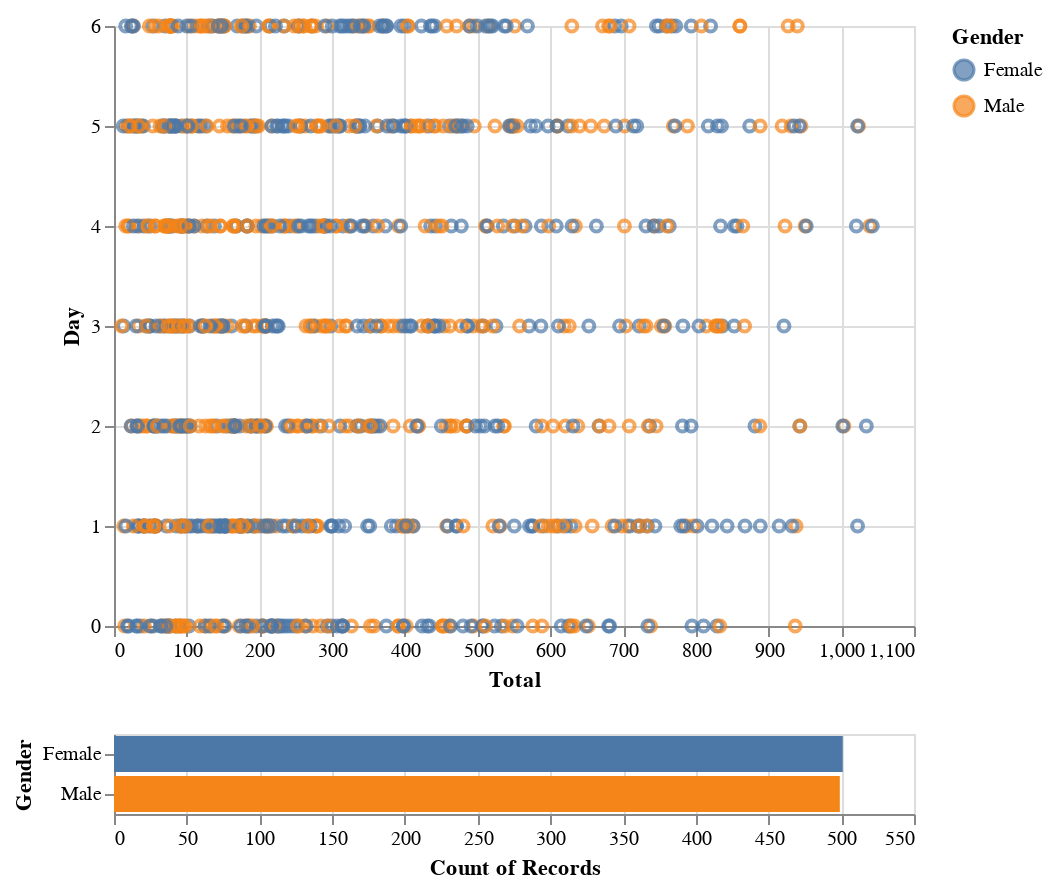

The notebook cell saved with this chart:
### Markdown cell above
### Interactive chart for Product Line Comparison

### Code cell
#This shows the relationship between the timing and the ratings and it is diffrentiated by gender of the customer
#Need to pip install vega_datasets
import altair as alt
from vega_datasets import data

source = df1

brush = alt.selection(type='interval')

points = alt.Chart(source).mark_point().encode(
    x='Total',
    y='Day',
    color=alt.condition(brush, 'Gender:N', alt.value('lightgray'))
).add_selection(
    brush
)

bars = alt.Chart(source).mark_bar().encode(
    y='Gender:N',
    color='Gender:N',
    x='count(Gender):Q'
).transform_filter(
    brush
)

points & bars

### Figure 1 — Vega-Lite specification as saved in the notebook (floating-point values rounded to 4 significant figures; data arrays with more than 128 entries replaced by an {"elided": "..."} marker saying what was removed)
{"config": {"view": {"continuousWidth": 400, "continuousHeight": 300}}, "vconcat": [{"mark": "point", "encoding": {"color": {"condition": {"field": "Gender", "type": "nominal", "selection": "selector002"}, "value": "lightgray"}, "x": {"field": "Total", "type": "quantitative"}, "y": {"field": "Day", "type": "quantitative"}}, "selection": {"selector002": {"type": "interval"}}}, {"mark": "bar", "encoding": {"color": {"field": "Gender", "type": "nominal"}, "x": {"aggregate": "count", "field": "Gender", "type": "quantitative"}, "y": {"field": "Gender", "type": "nominal"}}, "transform": [{"filter": {"selection": "selector002"}}]}], "data": {"name": "data-816660af97f9a1322505922de2a21a34"}, "$schema": "https://vega.github.io/schema/vega-lite/v4.17.0.json", "datasets": {"data-816660af97f9a1322505922de2a21a34": {"elided": "1000 records"}}}
